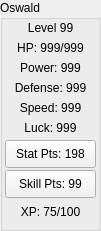
  <widget class="QGroupBox" name="OzStats">
   <property name="geometry">
    <rect>
     <x>130</x>
     <y>2</y>
     <width>101</width>
     <height>231</height>
    </rect>
   </property>
   <property name="title">
    <string>Oswald</string>
   </property>
   <widget class="QLabel" name="OzLevel">
    <property name="geometry">
     <rect>
      <x>10</x>
      <y>20</y>
      <width>81</width>
      <height>16</height>
     </rect>
    </property>
    <property name="text">
     <string>Level 99</string>
    </property>
    <property name="alignment">
     <set>Qt::AlignCenter</set>
    </property>
   </widget>
   <widget class="QLabel" name="OzHP">
    <property name="geometry">
     <rect>
      <x>10</x>
      <y>40</y>
      <width>81</width>
      <height>16</height>
     </rect>
    </property>
    <property name="text">
     <string>HP: 999/999</string>
    </property>
    <property name="alignment">
     <set>Qt::AlignCenter</set>
    </property>
   </widget>
   <widget class="QLabel" name="OzPower">
    <property name="geometry">
     <rect>
      <x>10</x>
      <y>60</y>
      <width>81</width>
      <height>16</height>
     </rect>
    </property>
    <property name="text">
     <string>Power: 999</string>
    </property>
    <property name="alignment">
     <set>Qt::AlignCenter</set>
    </property>
   </widget>
   <widget class="QLabel" name="OzDefense">
    <property name="geometry">
     <rect>
      <x>10</x>
      <y>80</y>
      <width>81</width>
      <height>16</height>
     </rect>
    </property>
    <property name="text">
     <string>Defense: 999</string>
    </property>
    <property name="alignment">
     <set>Qt::AlignCenter</set>
    </property>
   </widget>
   <widget class="QLabel" name="OzSpeed">
    <property name="geometry">
     <rect>
      <x>10</x>
      <y>100</y>
      <width>81</width>
      <height>16</height>
     </rect>
    </property>
    <property name="text">
     <string>Speed: 999</string>
    </property>
    <property name="alignment">
     <set>Qt::AlignCenter</set>
    </property>
   </widget>
   <widget class="QLabel" name="OzLuck">
    <property name="geometry">
     <rect>
      <x>10</x>
      <y>120</y>
      <width>81</width>
      <height>16</height>
     </rect>
    </property>
    <property name="text">
     <string>Luck: 999</string>
    </property>
    <property name="alignment">
     <set>Qt::AlignCenter</set>
    </property>
   </widget>
   <widget class="QPushButton" name="OzStatPointsButton">
    <property name="geometry">
     <rect>
      <x>5</x>
      <y>140</y>
      <width>91</width>
      <height>28</height>
     </rect>
    </property>
    <property name="palette">
     <palette>
      <active>
       <colorrole role="WindowText">
        <brush brushstyle="SolidPattern">
         <color alpha="255">
          <red>0</red>
          <green>0</green>
          <blue>0</blue>
         </color>
        </brush>
       </colorrole>
       <colorrole role="Button">
        <brush brushstyle="SolidPattern">
         <color alpha="255">
          <red>242</red>
          <green>242</green>
          <blue>242</blue>
         </color>
        </brush>
       </colorrole>
       <colorrole role="Light">
        <brush brushstyle="SolidPattern">
         <color alpha="255">
          <red>255</red>
          <green>255</green>
          <blue>255</blue>
         </color>
        </brush>
       </colorrole>
       <colorrole role="Midlight">
        <brush brushstyle="SolidPattern">
         <color alpha="255">
          <red>248</red>
          <green>248</green>
          <blue>248</blue>
         </color>
        </brush>
       </colorrole>
       <colorrole role="Dark">
        <brush brushstyle="SolidPattern">
         <color alpha="255">
          <red>121</red>
          <green>121</green>
          <blue>121</blue>
         </color>
        </brush>
       </colorrole>
       <colorrole role="Mid">
        <brush brushstyle="SolidPattern">
         <color alpha="255">
          <red>161</red>
          <green>161</green>
          <blue>161</blue>
         </color>
        </brush>
       </colorrole>
       <colorrole role="Text">
        <brush brushstyle="SolidPattern">
         <color alpha="255">
          <red>0</red>
          <green>0</green>
          <blue>0</blue>
         </color>
        </brush>
       </colorrole>
       <colorrole role="BrightText">
        <brush brushstyle="SolidPattern">
         <color alpha="255">
          <red>255</red>
          <green>255</green>
          <blue>255</blue>
         </color>
        </brush>
       </colorrole>
       <colorrole role="ButtonText">
        <brush brushstyle="SolidPattern">
         <color alpha="255">
          <red>0</red>
          <green>0</green>
          <blue>0</blue>
         </color>
        </brush>
       </colorrole>
       <colorrole role="Base">
        <brush brushstyle="SolidPattern">
         <color alpha="255">
          <red>255</red>
          <green>255</green>
          <blue>255</blue>
         </color>
        </brush>
       </colorrole>
       <colorrole role="Window">
        <brush brushstyle="SolidPattern">
         <color alpha="255">
          <red>242</red>
          <green>242</green>
          <blue>242</blue>
         </color>
        </brush>
       </colorrole>
       <colorrole role="Shadow">
        <brush brushstyle="SolidPattern">
         <color alpha="255">
          <red>0</red>
          <green>0</green>
          <blue>0</blue>
         </color>
        </brush>
       </colorrole>
       <colorrole role="AlternateBase">
        <brush brushstyle="SolidPattern">
         <color alpha="255">
          <red>248</red>
          <green>248</green>
          <blue>248</blue>
         </color>
        </brush>
       </colorrole>
       <colorrole role="ToolTipBase">
        <brush brushstyle="SolidPattern">
         <color alpha="255">
          <red>255</red>
          <green>255</green>
          <blue>220</blue>
         </color>
        </brush>
       </colorrole>
       <colorrole role="ToolTipText">
        <brush brushstyle="SolidPattern">
         <color alpha="255">
          <red>0</red>
          <green>0</green>
          <blue>0</blue>
         </color>
        </brush>
       </colorrole>
      </active>
      <inactive>
       <colorrole role="WindowText">
        <brush brushstyle="SolidPattern">
         <color alpha="255">
          <red>0</red>
          <green>0</green>
          <blue>0</blue>
         </color>
        </brush>
       </colorrole>
       <colorrole role="Button">
        <brush brushstyle="SolidPattern">
         <color alpha="255">
          <red>242</red>
          <green>242</green>
          <blue>242</blue>
         </color>
        </brush>
       </colorrole>
       <colorrole role="Light">
        <brush brushstyle="SolidPattern">
         <color alpha="255">
          <red>255</red>
          <green>255</green>
          <blue>255</blue>
         </color>
        </brush>
       </colorrole>
       <colorrole role="Midlight">
        <brush brushstyle="SolidPattern">
         <color alpha="255">
          <red>248</red>
          <green>248</green>
          <blue>248</blue>
         </color>
        </brush>
       </colorrole>
       <colorrole role="Dark">
        <brush brushstyle="SolidPattern">
         <color alpha="255">
          <red>121</red>
          <green>121</green>
          <blue>121</blue>
         </color>
        </brush>
       </colorrole>
       <colorrole role="Mid">
        <brush brushstyle="SolidPattern">
         <color alpha="255">
          <red>161</red>
          <green>161</green>
          <blue>161</blue>
         </color>
        </brush>
       </colorrole>
       <colorrole role="Text">
        <brush brushstyle="SolidPattern">
         <color alpha="255">
          <red>0</red>
          <green>0</green>
          <blue>0</blue>
         </color>
        </brush>
       </colorrole>
       <colorrole role="BrightText">
        <brush brushstyle="SolidPattern">
         <color alpha="255">
          <red>255</red>
          <green>255</green>
          <blue>255</blue>
         </color>
        </brush>
       </colorrole>
       <colorrole role="ButtonText">
        <brush brushstyle="SolidPattern">
         <color alpha="255">
          <red>0</red>
          <green>0</green>
          <blue>0</blue>
         </color>
        </brush>
       </colorrole>
       <colorrole role="Base">
        <brush brushstyle="SolidPattern">
         <color alpha="255">
          <red>255</red>
          <green>255</green>
          <blue>255</blue>
         </color>
        </brush>
       </colorrole>
       <colorrole role="Window">
        <brush brushstyle="SolidPattern">
         <color alpha="255">
          <red>242</red>
          <green>242</green>
          <blue>242</blue>
         </color>
        </brush>
       </colorrole>
       <colorrole role="Shadow">
        <brush brushstyle="SolidPattern">
         <color alpha="255">
          <red>0</red>
          <green>0</green>
          <blue>0</blue>
         </color>
        </brush>
       </colorrole>
       <colorrole role="AlternateBase">
        <brush brushstyle="SolidPattern">
         <color alpha="255">
          <red>248</red>
          <green>248</green>
          <blue>248</blue>
         </color>
        </brush>
       </colorrole>
       <colorrole role="ToolTipBase">
        <brush brushstyle="SolidPattern">
         <color alpha="255">
          <red>255</red>
          <green>255</green>
          <blue>220</blue>
         </color>
        </brush>
       </colorrole>
       <colorrole role="ToolTipText">
        <brush brushstyle="SolidPattern">
         <color alpha="255">
          <red>0</red>
          <green>0</green>
          <blue>0</blue>
         </color>
        </brush>
       </colorrole>
      </inactive>
      <disabled>
       <colorrole role="WindowText">
        <brush brushstyle="SolidPattern">
         <color alpha="255">
          <red>121</red>
          <green>121</green>
          <blue>121</blue>
         </color>
        </brush>
       </colorrole>
       <colorrole role="Button">
        <brush brushstyle="SolidPattern">
         <color alpha="255">
          <red>242</red>
          <green>242</green>
          <blue>242</blue>
         </color>
        </brush>
       </colorrole>
       <colorrole role="Light">
        <brush brushstyle="SolidPattern">
         <color alpha="255">
          <red>255</red>
          <green>255</green>
          <blue>255</blue>
         </color>
        </brush>
       </colorrole>
       <colorrole role="Midlight">
        <brush brushstyle="SolidPattern">
         <color alpha="255">
          <red>248</red>
          <green>248</green>
          <blue>248</blue>
         </color>
        </brush>
       </colorrole>
       <colorrole role="Dark">
        <brush brushstyle="SolidPattern">
         <color alpha="255">
          <red>121</red>
          <green>121</green>
          <blue>121</blue>
         </color>
        </brush>
       </colorrole>
       <colorrole role="Mid">
        <brush brushstyle="SolidPattern">
         <color alpha="255">
          <red>161</red>
          <green>161</green>
          <blue>161</blue>
         </color>
        </brush>
       </colorrole>
       <colorrole role="Text">
        <brush brushstyle="SolidPattern">
         <color alpha="255">
          <red>121</red>
          <green>121</green>
          <blue>121</blue>
         </color>
        </brush>
       </colorrole>
       <colorrole role="BrightText">
        <brush brushstyle="SolidPattern">
         <color alpha="255">
          <red>255</red>
          <green>255</green>
          <blue>255</blue>
         </color>
        </brush>
       </colorrole>
       <colorrole role="ButtonText">
        <brush brushstyle="SolidPattern">
         <color alpha="255">
          <red>121</red>
          <green>121</green>
          <blue>121</blue>
         </color>
        </brush>
       </colorrole>
       <colorrole role="Base">
        <brush brushstyle="SolidPattern">
         <color alpha="255">
          <red>242</red>
          <green>242</green>
          <blue>242</blue>
         </color>
        </brush>
       </colorrole>
       <colorrole role="Window">
        <brush brushstyle="SolidPattern">
         <color alpha="255">
          <red>242</red>
          <green>242</green>
          <blue>242</blue>
         </color>
        </brush>
       </colorrole>
       <colorrole role="Shadow">
        <brush brushstyle="SolidPattern">
         <color alpha="255">
          <red>0</red>
          <green>0</green>
          <blue>0</blue>
         </color>
        </brush>
       </colorrole>
       <colorrole role="AlternateBase">
        <brush brushstyle="SolidPattern">
         <color alpha="255">
          <red>242</red>
          <green>242</green>
          <blue>242</blue>
         </color>
        </brush>
       </colorrole>
       <colorrole role="ToolTipBase">
        <brush brushstyle="SolidPattern">
         <color alpha="255">
          <red>255</red>
          <green>255</green>
          <blue>220</blue>
         </color>
        </brush>
       </colorrole>
       <colorrole role="ToolTipText">
        <brush brushstyle="SolidPattern">
         <color alpha="255">
          <red>0</red>
          <green>0</green>
          <blue>0</blue>
         </color>
        </brush>
       </colorrole>
      </disabled>
     </palette>
    </property>
    <property name="text">
     <string>Stat Pts: 198</string>
    </property>
   </widget>
   <widget class="QPushButton" name="OzSkillPointsButton">
    <property name="geometry">
     <rect>
      <x>5</x>
      <y>170</y>
      <width>91</width>
      <height>28</height>
     </rect>
    </property>
    <property name="palette">
     <palette>
      <active>
       <colorrole role="WindowText">
        <brush brushstyle="SolidPattern">
         <color alpha="255">
          <red>0</red>
          <green>0</green>
          <blue>0</blue>
         </color>
        </brush>
       </colorrole>
       <colorrole role="Button">
        <brush brushstyle="SolidPattern">
         <color alpha="255">
          <red>242</red>
          <green>242</green>
          <blue>242</blue>
         </color>
        </brush>
       </colorrole>
       <colorrole role="Light">
        <brush brushstyle="SolidPattern">
         <color alpha="255">
          <red>255</red>
          <green>255</green>
          <blue>255</blue>
         </color>
        </brush>
       </colorrole>
       <colorrole role="Midlight">
        <brush brushstyle="SolidPattern">
         <color alpha="255">
          <red>248</red>
          <green>248</green>
          <blue>248</blue>
         </color>
        </brush>
       </colorrole>
       <colorrole role="Dark">
        <brush brushstyle="SolidPattern">
         <color alpha="255">
          <red>121</red>
          <green>121</green>
          <blue>121</blue>
         </color>
        </brush>
       </colorrole>
       <colorrole role="Mid">
        <brush brushstyle="SolidPattern">
         <color alpha="255">
          <red>161</red>
          <green>161</green>
          <blue>161</blue>
         </color>
        </brush>
       </colorrole>
       <colorrole role="Text">
        <brush brushstyle="SolidPattern">
         <color alpha="255">
          <red>0</red>
          <green>0</green>
          <blue>0</blue>
         </color>
        </brush>
       </colorrole>
       <colorrole role="BrightText">
        <brush brushstyle="SolidPattern">
         <color alpha="255">
          <red>255</red>
          <green>255</green>
          <blue>255</blue>
         </color>
        </brush>
       </colorrole>
       <colorrole role="ButtonText">
        <brush brushstyle="SolidPattern">
         <color alpha="255">
          <red>0</red>
          <green>0</green>
          <blue>0</blue>
         </color>
        </brush>
       </colorrole>
       <colorrole role="Base">
        <brush brushstyle="SolidPattern">
         <color alpha="255">
          <red>255</red>
          <green>255</green>
          <blue>255</blue>
         </color>
        </brush>
       </colorrole>
       <colorrole role="Window">
        <brush brushstyle="SolidPattern">
         <color alpha="255">
          <red>242</red>
          <green>242</green>
          <blue>242</blue>
         </color>
        </brush>
       </colorrole>
       <colorrole role="Shadow">
        <brush brushstyle="SolidPattern">
         <color alpha="255">
          <red>0</red>
          <green>0</green>
          <blue>0</blue>
         </color>
        </brush>
       </colorrole>
       <colorrole role="AlternateBase">
        <brush brushstyle="SolidPattern">
         <color alpha="255">
          <red>248</red>
          <green>248</green>
          <blue>248</blue>
         </color>
        </brush>
       </colorrole>
       <colorrole role="ToolTipBase">
        <brush brushstyle="SolidPattern">
         <color alpha="255">
          <red>255</red>
          <green>255</green>
          <blue>220</blue>
         </color>
        </brush>
       </colorrole>
       <colorrole role="ToolTipText">
        <brush brushstyle="SolidPattern">
         <color alpha="255">
          <red>0</red>
          <green>0</green>
          <blue>0</blue>
         </color>
        </brush>
       </colorrole>
      </active>
      <inactive>
       <colorrole role="WindowText">
        <brush brushstyle="SolidPattern">
         <color alpha="255">
          <red>0</red>
          <green>0</green>
          <blue>0</blue>
         </color>
        </brush>
       </colorrole>
       <colorrole role="Button">
        <brush brushstyle="SolidPattern">
         <color alpha="255">
          <red>242</red>
          <green>242</green>
          <blue>242</blue>
         </color>
        </brush>
       </colorrole>
       <colorrole role="Light">
        <brush brushstyle="SolidPattern">
         <color alpha="255">
          <red>255</red>
          <green>255</green>
          <blue>255</blue>
         </color>
        </brush>
       </colorrole>
       <colorrole role="Midlight">
        <brush brushstyle="SolidPattern">
         <color alpha="255">
          <red>248</red>
          <green>248</green>
          <blue>248</blue>
         </color>
        </brush>
       </colorrole>
       <colorrole role="Dark">
        <brush brushstyle="SolidPattern">
         <color alpha="255">
          <red>121</red>
          <green>121</green>
          <blue>121</blue>
         </color>
        </brush>
       </colorrole>
       <colorrole role="Mid">
        <brush brushstyle="SolidPattern">
         <color alpha="255">
          <red>161</red>
          <green>161</green>
          <blue>161</blue>
         </color>
        </brush>
       </colorrole>
       <colorrole role="Text">
        <brush brushstyle="SolidPattern">
         <color alpha="255">
          <red>0</red>
          <green>0</green>
          <blue>0</blue>
         </color>
        </brush>
       </colorrole>
       <colorrole role="BrightText">
        <brush brushstyle="SolidPattern">
         <color alpha="255">
          <red>255</red>
          <green>255</green>
          <blue>255</blue>
         </color>
        </brush>
       </colorrole>
       <colorrole role="ButtonText">
        <brush brushstyle="SolidPattern">
         <color alpha="255">
          <red>0</red>
          <green>0</green>
          <blue>0</blue>
         </color>
        </brush>
       </colorrole>
       <colorrole role="Base">
        <brush brushstyle="SolidPattern">
         <color alpha="255">
          <red>255</red>
          <green>255</green>
          <blue>255</blue>
         </color>
        </brush>
       </colorrole>
       <colorrole role="Window">
        <brush brushstyle="SolidPattern">
         <color alpha="255">
          <red>242</red>
          <green>242</green>
          <blue>242</blue>
         </color>
        </brush>
       </colorrole>
       <colorrole role="Shadow">
        <brush brushstyle="SolidPattern">
         <color alpha="255">
          <red>0</red>
          <green>0</green>
          <blue>0</blue>
         </color>
        </brush>
       </colorrole>
       <colorrole role="AlternateBase">
        <brush brushstyle="SolidPattern">
         <color alpha="255">
          <red>248</red>
          <green>248</green>
          <blue>248</blue>
         </color>
        </brush>
       </colorrole>
       <colorrole role="ToolTipBase">
        <brush brushstyle="SolidPattern">
         <color alpha="255">
          <red>255</red>
          <green>255</green>
          <blue>220</blue>
         </color>
        </brush>
       </colorrole>
       <colorrole role="ToolTipText">
        <brush brushstyle="SolidPattern">
         <color alpha="255">
          <red>0</red>
          <green>0</green>
          <blue>0</blue>
         </color>
        </brush>
       </colorrole>
      </inactive>
      <disabled>
       <colorrole role="WindowText">
        <brush brushstyle="SolidPattern">
         <color alpha="255">
          <red>121</red>
          <green>121</green>
          <blue>121</blue>
         </color>
        </brush>
       </colorrole>
       <colorrole role="Button">
        <brush brushstyle="SolidPattern">
         <color alpha="255">
          <red>242</red>
          <green>242</green>
          <blue>242</blue>
         </color>
        </brush>
       </colorrole>
       <colorrole role="Light">
        <brush brushstyle="SolidPattern">
         <color alpha="255">
          <red>255</red>
          <green>255</green>
          <blue>255</blue>
         </color>
        </brush>
       </colorrole>
       <colorrole role="Midlight">
        <brush brushstyle="SolidPattern">
         <color alpha="255">
          <red>248</red>
          <green>248</green>
          <blue>248</blue>
         </color>
        </brush>
       </colorrole>
       <colorrole role="Dark">
        <brush brushstyle="SolidPattern">
         <color alpha="255">
          <red>121</red>
          <green>121</green>
          <blue>121</blue>
         </color>
        </brush>
       </colorrole>
       <colorrole role="Mid">
        <brush brushstyle="SolidPattern">
         <color alpha="255">
          <red>161</red>
          <green>161</green>
          <blue>161</blue>
         </color>
        </brush>
       </colorrole>
       <colorrole role="Text">
        <brush brushstyle="SolidPattern">
         <color alpha="255">
          <red>121</red>
          <green>121</green>
          <blue>121</blue>
         </color>
        </brush>
       </colorrole>
       <colorrole role="BrightText">
        <brush brushstyle="SolidPattern">
         <color alpha="255">
          <red>255</red>
          <green>255</green>
          <blue>255</blue>
         </color>
        </brush>
       </colorrole>
       <colorrole role="ButtonText">
        <brush brushstyle="SolidPattern">
         <color alpha="255">
          <red>121</red>
          <green>121</green>
          <blue>121</blue>
         </color>
        </brush>
       </colorrole>
       <colorrole role="Base">
        <brush brushstyle="SolidPattern">
         <color alpha="255">
          <red>242</red>
          <green>242</green>
          <blue>242</blue>
         </color>
        </brush>
       </colorrole>
       <colorrole role="Window">
        <brush brushstyle="SolidPattern">
         <color alpha="255">
          <red>242</red>
          <green>242</green>
          <blue>242</blue>
         </color>
        </brush>
       </colorrole>
       <colorrole role="Shadow">
        <brush brushstyle="SolidPattern">
         <color alpha="255">
          <red>0</red>
          <green>0</green>
          <blue>0</blue>
         </color>
        </brush>
       </colorrole>
       <colorrole role="AlternateBase">
        <brush brushstyle="SolidPattern">
         <color alpha="255">
          <red>242</red>
          <green>242</green>
          <blue>242</blue>
         </color>
        </brush>
       </colorrole>
       <colorrole role="ToolTipBase">
        <brush brushstyle="SolidPattern">
         <color alpha="255">
          <red>255</red>
          <green>255</green>
          <blue>220</blue>
         </color>
        </brush>
       </colorrole>
       <colorrole role="ToolTipText">
        <brush brushstyle="SolidPattern">
         <color alpha="255">
          <red>0</red>
          <green>0</green>
          <blue>0</blue>
         </color>
        </brush>
       </colorrole>
      </disabled>
     </palette>
    </property>
    <property name="text">
     <string>Skill Pts: 99</string>
    </property>
   </widget>
   <widget class="QLabel" name="OzXP">
    <property name="geometry">
     <rect>
      <x>10</x>
      <y>204</y>
      <width>81</width>
      <height>16</height>
     </rect>
    </property>
    <property name="text">
     <string>XP: 75/100</string>
    </property>
    <property name="alignment">
     <set>Qt::AlignCenter</set>
    </property>
   </widget>
  </widget>
